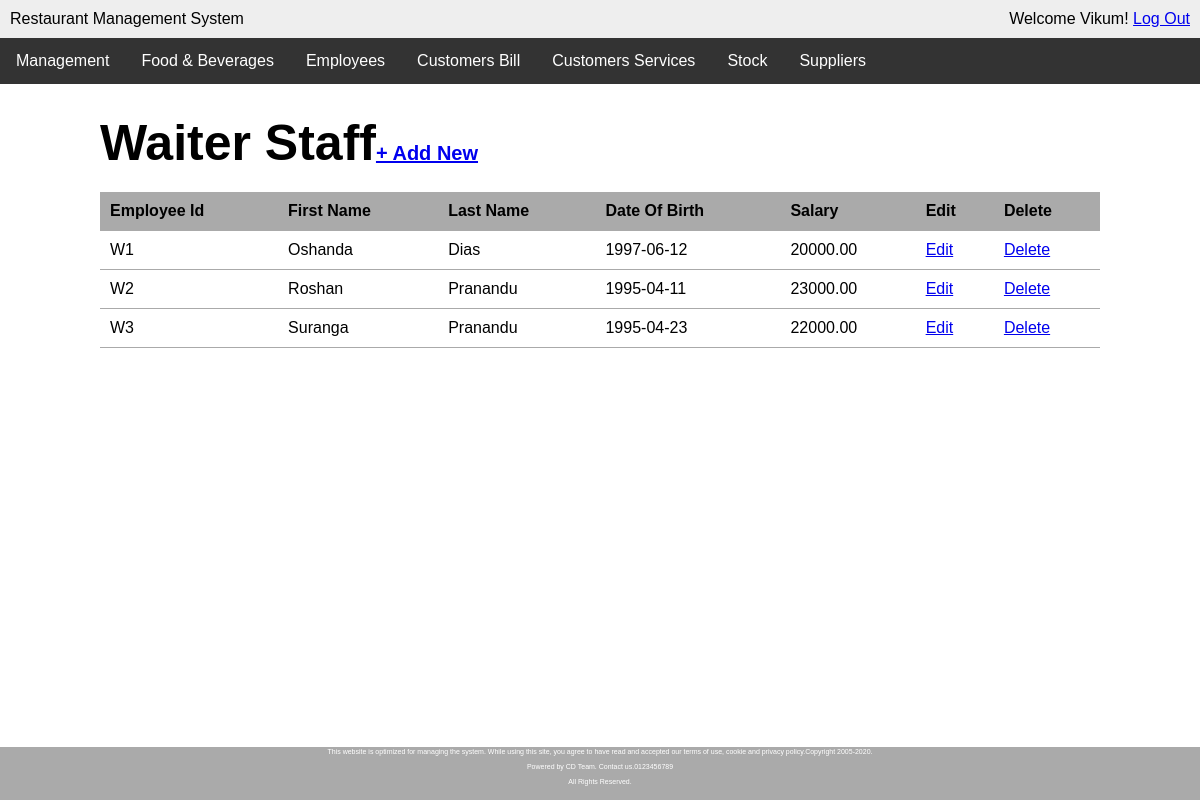
Screenshot of /waiters.php (signed in) with the database file from the repository.
### tables this page shows
CREATE TABLE `waiter` (
  `EmployeeId` varchar(10) NOT NULL
);

CREATE TABLE `employee` (
  `EmployeeId` varchar(10) NOT NULL,
  `FName` varchar(15) DEFAULT NULL,
  `LName` varchar(20) DEFAULT NULL,
  `DOB` date NOT NULL,
  `Salary` decimal(10,2) DEFAULT NULL
);

### waiters.php (the view, shortened to what this page needs)
<?php require_once('inc/connection.php'); ?>
<?php
	$waiter_list = '';
	$query = "SELECT waiter.EmployeeId, employee.FName, employee.LName, employee.DOB, employee.Salary FROM waiter, employee WHERE waiter.EmployeeId = employee.EmployeeId GROUP BY waiter.EmployeeId";
	$waiters = mysqli_query($connection, $query);
	while ($waiter = mysqli_fetch_assoc($waiters)) {
		$waiter_list .= "<tr>";
		$waiter_list .= "<td>{$waiter['EmployeeId']}</td>";
		$waiter_list .= "<td>{$waiter['FName']}</td>";
		$waiter_list .= "<td>{$waiter['LName']}</td>";
		$waiter_list .= "<td>{$waiter['DOB']}</td>";
		$waiter_list .= "<td>{$waiter['Salary']}</td>";
		$waiter_list .= "<td><a href=\"modify-waiters.php?waiter_no={$waiter['EmployeeId']}\">Edit</a></td>";
		$waiter_list .= "<td><a href=\"delete-waiters.php?waiter_no={$waiter['EmployeeId']}\"
						onclick=\"return confirm('Are you sure?');\">Delete</a></td>";
		$waiter_list .= "</tr>";
	}
 ?>
<!DOCTYPE html>
<html lang="en">
<head>
	<link rel="stylesheet" href="css/main.css">
</head>
<body>
	<div class="wrapper">
  		<header>
		<div class="appname">Restaurant Management System</div>
		<div class="loggedin">Welcome <?php echo $_SESSION['first_name']; ?>! <a href="logout.php">Log Out</a></div>
	</header>
	<div class="navbar">
		  <a href="users.php">Management</a>
		  <div class="dropdown">
		    <button class="dropbtn">Food & Beverages</button>
		  </div>
		  <div class="dropdown">
		    <button class="dropbtn">Employees</button>
		  </div>
		  <a href="final-bill.php">Customers Bill</a>
		  <div class="dropdown">
		    <button class="dropbtn">Customers Services</button>
		  </div>
		  <a href="stock.php">Stock</a>
		  <div class="dropdown">
		    <button class="dropbtn">Suppliers</button>
		  </div>
		</div>
	<main>
		<h1>Waiter Staff<span><a href="add-waiters.php">+ Add New</a></span></h1>
		<table class="masterlist">
			<tr>
				<th>Employee Id</th>
				<th>First Name</th>
				<th>Last Name</th>
				<th>Date Of Birth</th>
				<th>Salary</th>
				<th>Edit</th>
				<th>Delete</th>
			</tr>
			<?php echo $waiter_list; ?>
		</table>
	</main>
	</div>
	<div class="footer">
  		<p class="foot">This website is optimized for managing the system. While using this site, you agree to have read and accepted our terms of use, cookie and privacy policy.Copyright 2005-2020.</p>
  		<p class="foot">Powered by CD Team. Contact us.0123456789</p>
  		<p class="foot">All Rights Reserved.</p>
	</div>
</body>
</html>

### css/main.css (style rules this page uses)
* { margin: 0; }
html, body { height:100%; font-family: Arial, "Helvetica Neue", Helvetica, sans-serif; font-size: 16px; overflow:hidden; }
.wrapper { overflow-y:scroll; height: 93%; }
.footer { position: fixed; background: #aaa; bottom: 0; height: 6%; width: 100%; font-size: 7px; color: white; line-height: 0px; padding-bottom: 0px; padding-top: 5px; }
p { margin-bottom: 15px; }
p.foot { text-align: center; }
button { width: 100%; padding: 5px; -webkit-box-sizing: border-box; -moz-box-sizing: border-box; box-sizing: border-box; }
header { background: #eee; overflow: auto; padding: 10px; }
header .appname { float: left; }
header .loggedin { float: right; }
main { width: 1000px; margin: 30px auto; }
main h1 { margin-bottom: 20px; font-size: 50px; }
main h1 span { font-size: 20px; }
table.masterlist { width: 100%; border-collapse: collapse; }
table.masterlist th { background: #aaa; text-align: left; }
table.masterlist th, table.masterlist td { padding: 10px; border-bottom: 1px solid #aaa; }
.navbar { overflow: hidden; background-color: #333; }
.navbar a { float: left; font-size: 16px; color: white; text-align: center; padding: 14px 16px; text-decoration: none; }
.dropdown { float: left; overflow: hidden; }
.dropdown .dropbtn { font-size: 16px; border: none; outline: none; color: white; padding: 14px 16px; background-color: inherit; font-family: inherit; margin: 0; }

### rows the page displays
waiter: EmployeeId "W1", EmployeeId.FName "Oshanda", EmployeeId.LName "Dias", EmployeeId.DOB "1997-06-12", EmployeeId.Salary "20000.00"
waiter: EmployeeId "W2", EmployeeId.FName "Roshan", EmployeeId.LName "Pranandu", EmployeeId.DOB "1995-04-11", EmployeeId.Salary "23000.00"
waiter: EmployeeId "W3", EmployeeId.FName "Suranga", EmployeeId.LName "Pranandu", EmployeeId.DOB "1995-04-23", EmployeeId.Salary "22000.00"

### other values shown
$_SESSION['first_name'] "Vikum"
